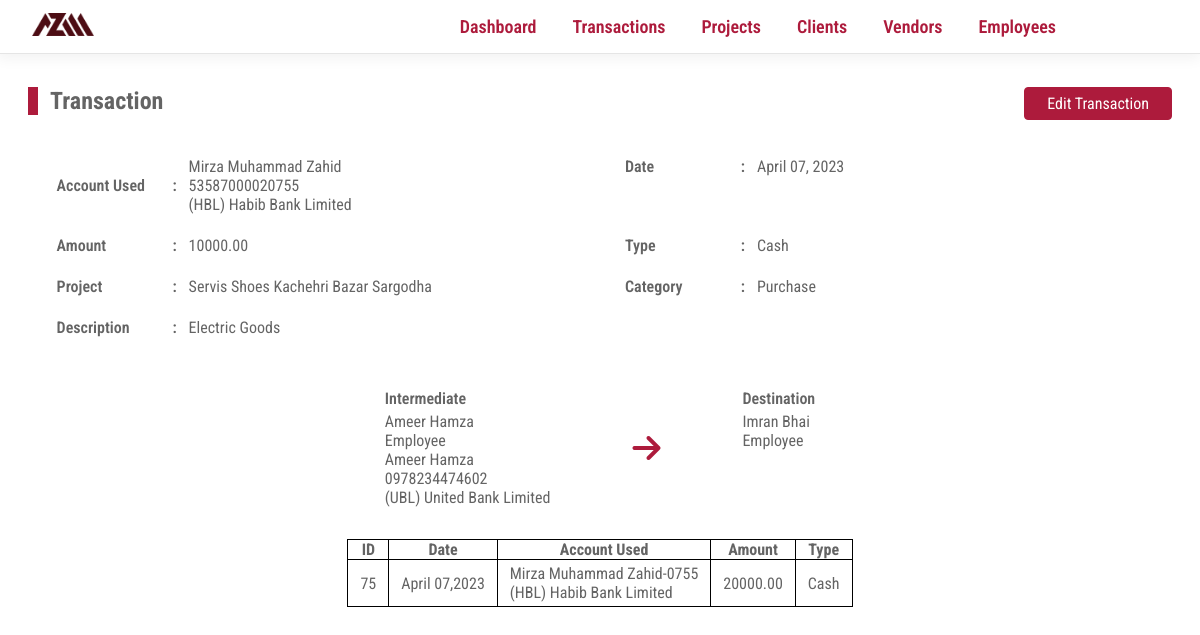
/transaction?cluster=2&detail_id=36, run on the app's committed database.
### tables this page shows
CREATE TABLE IF NOT EXISTS `transactions` (
  `transaction_id` int NOT NULL AUTO_INCREMENT,
  `transaction_date` date NOT NULL,
  `transaction_amount` decimal(10,2) NOT NULL,
  `transaction_type` varchar(255) NOT NULL,
  `transaction_cluster` int NOT NULL,
  `transaction_account_used` int NOT NULL,
  PRIMARY KEY (`transaction_id`),
  KEY `FK_TRANSACTIONS_COMPANY_ACCOUNTS` (`transaction_account_used`),
  KEY `transaction_cluster` (`transaction_cluster`)
);

CREATE TABLE IF NOT EXISTS `company_accounts` (
  `company_account_id` int NOT NULL AUTO_INCREMENT,
  `company_account_bank` int NOT NULL,
  `company_account_title` varchar(255) NOT NULL,
  `company_account_number` varchar(255) NOT NULL,
  PRIMARY KEY (`company_account_id`),
  KEY `FK_COMPANY_ACCOUNTS_BANKS` (`company_account_bank`)
);

CREATE TABLE IF NOT EXISTS `banks` (
  `bank_id` int NOT NULL AUTO_INCREMENT,
  `bank_name` varchar(255) DEFAULT NULL,
  PRIMARY KEY (`bank_id`)
);

CREATE TABLE IF NOT EXISTS `transaction_details` (
  `transaction_detail_id` int NOT NULL AUTO_INCREMENT,
  `transaction_detail_date` date NOT NULL,
  `transaction_detail_intermediate_beneficiary` int NOT NULL,
  `transaction_detail_destination_beneficiary` int NOT NULL,
  `transaction_cluster` int DEFAULT NULL,
  `transaction_detail_purpose` varchar(255) DEFAULT NULL,
  `transaction_detail_category` int NOT NULL,
  `transaction_detail_project` int DEFAULT NULL,
  `transaction_detail_amount` decimal(10,2) NOT NULL,
  PRIMARY KEY (`transaction_detail_id`),
  KEY `fk_transaction_detail_project` (`transaction_detail_project`),
  KEY `fk_intermediate` (`transaction_detail_intermediate_beneficiary`),
  KEY `fk_destination` (`transaction_detail_destination_beneficiary`),
  KEY `fk_cluster` (`transaction_cluster`),
  KEY `fk_category` (`transaction_detail_category`)
);

CREATE TABLE IF NOT EXISTS `projects` (
  `project_id` int NOT NULL AUTO_INCREMENT,
  `project_name` varchar(255) NOT NULL,
  `project_client` int NOT NULL,
  `project_city` int NOT NULL,
  `project_location` varchar(255) NOT NULL,
  `project_start_date` date NOT NULL,
  `project_end_date` date NOT NULL,
  PRIMARY KEY (`project_id`),
  KEY `FK_PROJECTS_CITIES` (`project_city`),
  KEY `FK_PROJECTS_CLIENTS` (`project_client`)
);

CREATE TABLE IF NOT EXISTS `transaction_categories` (
  `transaction_category_id` int NOT NULL AUTO_INCREMENT,
  `transaction_category_name` varchar(255) NOT NULL,
  PRIMARY KEY (`transaction_category_id`)
);

CREATE TABLE IF NOT EXISTS `beneficiaries` (
  `beneficiary_id` int NOT NULL AUTO_INCREMENT,
  `beneficiary_name` varchar(255) NOT NULL,
  `beneficiary_city` int DEFAULT NULL,
  `beneficiary_cell_primary` varchar(255) NOT NULL,
  `beneficiary_cell_secondary` varchar(255) NOT NULL,
  `beneficiary_about` varchar(255) DEFAULT NULL,
  `vendor_id` int DEFAULT NULL,
  `employee_id` int DEFAULT NULL,
  `beneficiary_type` varchar(255) NOT NULL,
  `beneficiary_bank_account` int DEFAULT NULL,
  PRIMARY KEY (`beneficiary_id`),
  KEY `vendor_id` (`vendor_id`),
  KEY `employee_id` (`employee_id`),
  KEY `FK_BENEFICIARIES_CITIES` (`beneficiary_city`),
  KEY `FK_BENEFICIARIES_BANK_ACCOUNTS` (`beneficiary_bank_account`)
);

CREATE TABLE IF NOT EXISTS `bank_accounts` (
  `bank_account_id` int NOT NULL AUTO_INCREMENT,
  `bank_account_title` varchar(255) DEFAULT NULL,
  `bank_account_number` varchar(255) DEFAULT NULL,
  `bank_account_bank` int DEFAULT NULL,
  `vendor_id` int DEFAULT NULL,
  `employee_id` int DEFAULT NULL,
  PRIMARY KEY (`bank_account_id`),
  KEY `FK_BANK_ACCOUNTS_EMPLOYEES` (`employee_id`),
  KEY `FK_BANK_ACCOUNTS_BANKS` (`bank_account_bank`),
  KEY `FK_BANK_ACCOUNTS_VENDORS` (`vendor_id`)
);

### Core/helpers.php (called while the page is built, shortened)
<?php
function controller($dir, $controller){
    require __DIR__ . DIRECTORY_SEPARATOR . '..' . DIRECTORY_SEPARATOR . "Controllers"    .   DIRECTORY_SEPARATOR .   $dir    .   DIRECTORY_SEPARATOR .   $controller .   ".php";
}
function view($dir, $view, $args =   []){
    extract($args);
    require __DIR__ . DIRECTORY_SEPARATOR . '..' . DIRECTORY_SEPARATOR . "Views"    .   DIRECTORY_SEPARATOR .   $dir    .   DIRECTORY_SEPARATOR .   $view   .   ".view.php";
}
?>

### Controllers/Transactions/show.php (called while the page is built, shortened)
<?php
$args   =   [];
if (isset($_GET['cluster']) &&  isset($_GET['detail_id']) &&  !empty($_GET['cluster']) &&  !empty($_GET['detail_id'])){
    $cluster    =   $_GET['cluster'];
    $id    =   $_GET['detail_id'];
    $transactions   =   new Transactions($config);
    $response   =   $transactions->getTransaction($cluster, $id);
    $args['transaction']    =   $response['transaction'];
    $args['details']        =   $response['details'];
}
view("transactions","show", $args);
?>

### Public/index.php (called while the page is built, shortened)
<?php
$uri    =   parse_url($_SERVER['REQUEST_URI'])['path'];
$method =   isset($_POST['__method'])?$_POST['__method']:$_SERVER['REQUEST_METHOD'];
require ('../core/helpers.php');
$router =   new Router();
$router->route($uri,$method);
?>

### Models/Transactions.php (called while the page is built, shortened)
<?php
class Transactions extends Database{
    public function getTransaction($cluster, $id){
      $query  = "SELECT
                t.transaction_id,
                t.transaction_date,
                t.transaction_amount,
                t.transaction_type,
                t.transaction_cluster,
                ca.company_account_title,
                ca.company_account_number,
                b.bank_name
      FROM transactions                                     AS                    t
      LEFT JOIN company_accounts                            AS                    ca
      ON                    ca.company_account_id           =                     t.transaction_account_used
      LEFT JOIN banks                                       AS                    b
      ON                    b.bank_id                       =                     ca.company_account_bank
      WHERE t.transaction_cluster                           =                     :cluster;
      ";
      $args = [
        'cluster' =>  $cluster
        ];
      $transaction = $this->fetchAllOrAbort($query, $args);
        $args = [
          'cluster'       =>        $cluster,
          'id'            =>        $id
        ];
        $details  = $this->fetchOrAbort($query, $args);
        $response['transaction']                            =                       $transaction;
        $response['details']                                =                       $details;
        return $response;
    }
}
?>

### Core/Database.php (called while the page is built, shortened)
<?php
class Database{
    protected $conn;
    protected function __construct($config){
        $dsn    =   'mysql:' .   http_build_query($config['database'],'',';');
        $this->conn =   new PDO($dsn);
        $this->conn->setAttribute(PDO::ATTR_DEFAULT_FETCH_MODE, PDO::FETCH_ASSOC);
    }
    protected function query($sql, $args){
        $stmt   =   $this->conn->prepare($sql);
        $stmt->execute($args);
        return $stmt;
    }
    protected function fetchAllOrAbort($query, $args =   []){
        try{
            $response   =   $this->query($query, $args);
            $result     =   $response->fetchAll();
            return $result;
        }catch(PDOException $e){
            $this->abort($e->getMessage());
        }
    }
    protected function fetchOrAbort($query, $args =   []){
            $response   =   $this->query($query, $args);
            $result     =   $response->fetch();
            return $result;
    }
}
?>

### Views/Transactions/show.view.php (the view, shortened to what this page needs)
<body>
    <div class="main_content">
        <div class="content_head">
            <h2 class="title">Transaction</h2>
            <div class="options">
                <a href="/edit-transaction?cluster=<?php echo $transaction[0]['transaction_cluster']?>">Edit Transaction</a>
            </div>
        </div>
        <div class="details_container">
            <?php
            extract($details);
            ?>
            <div class="details_group">
                <label for="account_used">Account Used</label>
                <span><?php echo $transaction[0]['company_account_title']."<br>".$transaction[0]['company_account_number']."<br>".$transaction[0]['bank_name']?></span>
            </div>
            <div class="details_group">
                <label for="date">Date</label>
                <span><?php echo date('F d, Y', strtotime($transaction_detail_date))?></span>
            </div>
            <div class="details_group">
                <label for="amount">Amount</label>
                <span><?php echo $transaction_detail_amount?></span>
            </div>
            <div class="details_group">
                <label for="type">Type</label>
                <span><?php echo ucfirst($transaction[0]['transaction_type'])?></span>
            </div>
            <div class="details_group">
                <label for="project">Project</label>
                <span><?php echo $project_name?></span>
            </div>
            <div class="details_group">
                <label for="project">Category</label>
                <span><?php echo $category_name?></span>
            </div>
            <div class="details_group">
                <label for="description">Description</label>
                <span><?php echo empty($transaction_detail_purpose)?"N/A":$transaction_detail_purpose?></span>
            </div>
        </div>
        <?php if(!(($intermediate_name === $destination_name) && ($intermediate_type == $destination_type) && ($intermediate_bank_title == $destination_bank_title) && ($intermediate_bank_number == $destination_bank_number))): ?>
            <div class="row beneficiaries_transfer">
                <div class="column">
                    <div class="title">Intermediate</div>
                    <ul>
                        <li><?php echo $intermediate_name ?></li>
                        <li><?php echo ucfirst($intermediate_type) ?></li>
                        <?php if (!empty($intermediate_bank_title)): ?>
                            <li><?php echo ucfirst($intermediate_bank_title) ?></li>
                            <li><?php echo ucfirst($intermediate_bank_number) ?></li>
                            <li><?php echo ucfirst($intermediate_bank_name) ?></li>
                        <?php endif ?>
                    </ul>
                </div>
                <div class="column">
                    <i class="fa-sharp fa-solid fa-arrow-right"></i>
                </div>
                <div class="column">
                    <div class="title">Destination</div>
                    <ul>
                        <li><?php echo $destination_name ?></li>
                        <li><?php echo ucfirst($destination_type) ?></li>
                    </ul>
                </div>
            </div>
                <?php endif ?>
        <table class="simple transaction_details">
            <thead>
                <tr>
                    <th>ID</th>
                    <th>Date</th>
                    <th>Account Used</th>
                    <th>Amount</th>
                    <th>Type</th>
                </tr>
            </thead>
            <tbody>
                <?php foreach($transaction as $transaction):?>
                    <?php extract($transaction);?>
                    <tr>
                        <td><?php echo $transaction_id; ?></td>
                        <td><?php echo date("F d,Y", strtotime($transaction_date)); ?></td>
                        <td><?php echo $company_account_title."-".substr($company_account_number, -4)."<br>".$bank_name; ?></td>
                        <td><?php echo $transaction_amount; ?></td>
                        <td><?php echo ucfirst($transaction_type); ?></td>
                    </tr>
                <?php endforeach?>
            </tbody>
        </table>
    </div>
</body>
</html>

### Public/assets/css/style.css (style rules this page uses)
* { padding:0;margin:0;-webkit-box-sizing:border-box;box-sizing:border-box;font-family:"Roboto Condensed",sans-serif;color:#646464 }
body { background-color:#fff;padding:28px;padding-top:87px;min-height:100vh;position:relative }
a { text-decoration:none;color:#ad1b3c }
.main_content { display:-webkit-box;display:-ms-flexbox;display:flex;-webkit-box-orient:vertical;-webkit-box-direction:normal;-ms-flex-direction:column;flex-direction:column }
.main_content .content_head { display:-webkit-box;display:-ms-flexbox;display:flex;width:100%;-webkit-box-pack:justify;-ms-flex-pack:justify;justify-content:space-between;-webkit-box-align:start;-ms-flex-align:start;align-items:flex-start }
.main_content .content_head .options { display:-webkit-box;display:-ms-flexbox;display:flex }
.main_content .content_head .options a { background-color:#ad1b3c;border:1px solid #ad1b3c;text-align:center;color:#fff;font-size:16px;padding:6px 22px;display:block;border-radius:4px;margin-left:12px }
.main_content .content_head .options a:first-child { margin-left:0px }
.main_content h2.title { display:-webkit-box;display:-ms-flexbox;display:flex;margin-bottom:42px }
.main_content h2.title::before { content:"";border:5px solid #ad1b3c;margin-right:12px }
form.grid,.multi_details>.detail,.details_container { display:grid;grid-template-columns:repeat(3, 1fr);-webkit-box-align:self-start;-ms-flex-align:self-start;align-items:self-start;position:relative;place-self:center;padding-bottom:20px;width:95%;-webkit-column-gap:100px;-moz-column-gap:100px;column-gap:100px;row-gap:22px }
form.grid label,.multi_details>.detail label,.details_container label { text-align:left }
@media screen and (max-width: 1300px) { form.grid,.multi_details>.detail,.details_container { -webkit-column-gap:50px;-moz-column-gap:50px;column-gap:50px } }
@media screen and (max-width: 1200px) { form.grid,.multi_details>.detail,.details_container { grid-template-columns:repeat(2, 1fr) } }
.form_group,.details_group { display:grid;-webkit-box-align:center;-ms-flex-align:center;align-items:center;grid-template-columns:120px auto;min-width:0px;max-width:100% }
.form_group>span,.details_group>span { margin-left:12px }
.form_group>label,.details_group>label { display:-webkit-box;display:-ms-flexbox;display:flex;-webkit-box-align:center;-ms-flex-align:center;align-items:center;position:relative;font-weight:600 }
.form_group>label::after,.details_group>label::after { content:" :";position:absolute;right:0px }
table.simple { border:1px solid #000;border-collapse:collapse }
table.simple td,table.simple tr,table.simple th { border:1px solid #000 }
table.simple td { padding:4px 12px }
table.simple th { padding:0px 8px }
table.simple tr td:last-child { text-align:center }
table.simple.transaction_details { max-width:100%;overflow-y:auto;place-self:center;margin:0px 32px;margin-top:32px }
.beneficiaries_transfer { display:-webkit-box;display:-ms-flexbox;display:flex;place-self:center;margin-top:32px }
.beneficiaries_transfer .column:nth-child(2) { display:-webkit-box;display:-ms-flexbox;display:flex;-webkit-box-pack:center;-ms-flex-pack:center;justify-content:center;-webkit-box-align:center;-ms-flex-align:center;align-items:center;margin:0px 32px }
.beneficiaries_transfer .column .title { font-weight:600;margin-bottom:4px }
.beneficiaries_transfer .column i { font-size:32px;margin:0 50px;color:#ad1b3c }
.beneficiaries_transfer ul { list-style-type:none }

### Public/assets/css/print.css (style rules this page uses)
body { padding-top:100px !important }
.content_head .options { display:none !important }
.content_head { -webkit-box-pack:center !important;-ms-flex-pack:center !important;justify-content:center !important }
.content_head .title { margin-bottom:22px !important }
.content_head .title::before { display:none !important }
.details_container { grid-template-columns:repeat(2, 1fr) !important }
* { -webkit-print-color-adjust:exact !important;-moz-print-color-adjust:exact !important;-ms-print-color-adjust:exact !important;print-color-adjust:exact !important }
td:last-child,th:last-child { display:none !important }
th::before,th::after { display:none !important }
.column>.title { padding-bottom:16px !important }
.details_group { -webkit-box-align:start !important;-ms-flex-align:start !important;align-items:start !important }
* { color:#000 !important }
.main_content { padding-bottom:60px !important }
.main_content { margin:.3in !important }

### data on the page
transactions: company_accounts.company_account_title "Mirza Muhammad Zahid", company_accounts.company_account_number "53587000020755", banks.bank_name "(HBL) Habib Bank Limited", transaction_type "Cash", transaction_id "75", transaction_date "April 07,2023", company_accounts.company_account_number "0755", transaction_amount "20000.00"
transaction_details: transaction_detail_date "April 07, 2023", transaction_detail_amount "10000.00", transaction_detail_project.project_name "Servis Shoes Kachehri Bazar Sargodha", transaction_detail_category.transaction_category_name "Purchase", transaction_detail_purpose "Electric Goods", value "Ameer Hamza", value "Employee", bank_accounts.bank_account_title "Ameer Hamza", bank_accounts.bank_account_number "0978234474602", banks.bank_name "(UBL) United Bank Limited", value "Imran Bhai"
